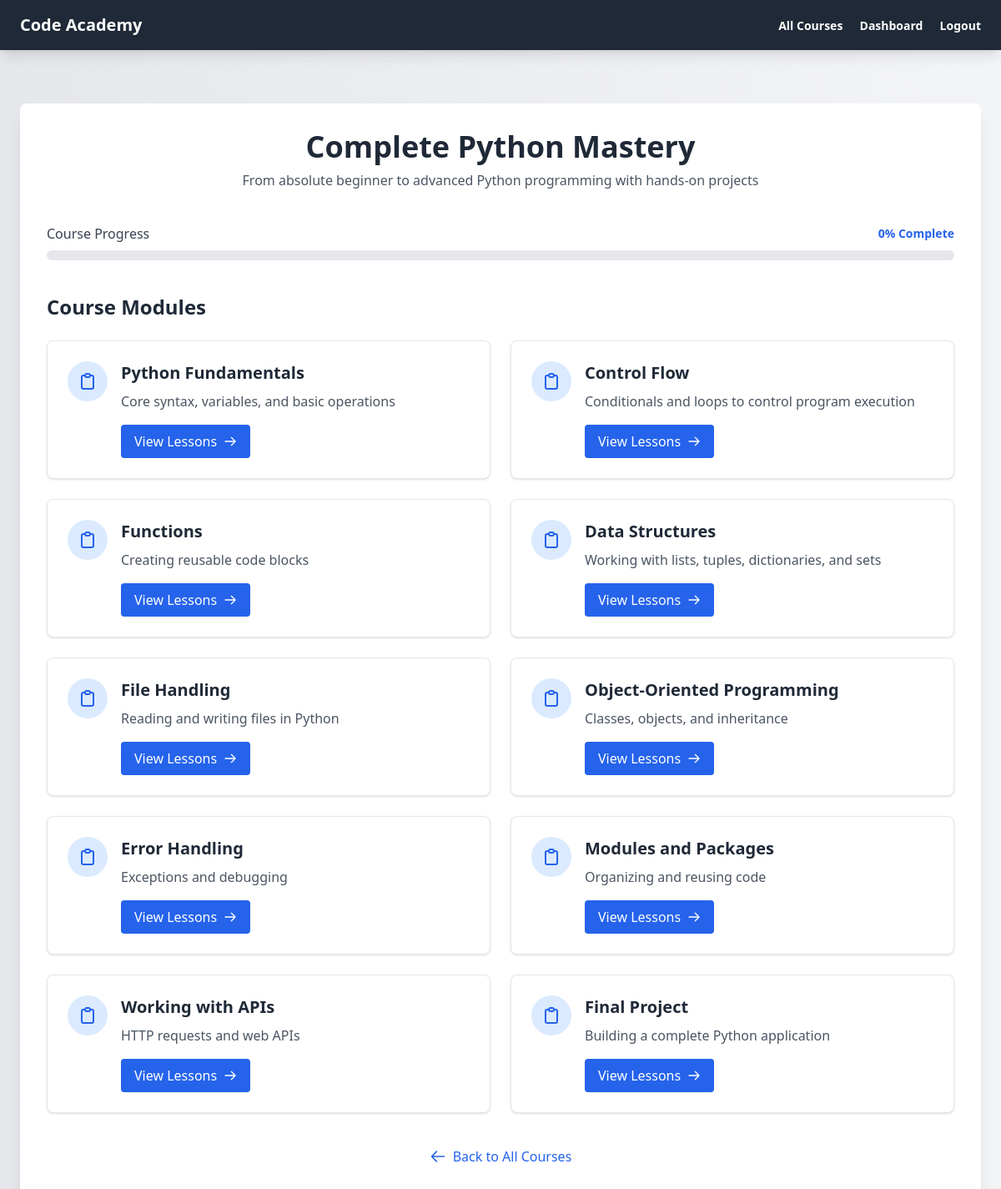
/modules.php?course_id=1 (signed in), run on the app's committed database.
### tables this page shows
CREATE TABLE `courses` (
  `id` int(11) NOT NULL,
  `course_name` varchar(255) NOT NULL,
  `description` text DEFAULT NULL,
  `teacher_id` int(11) DEFAULT NULL
);

CREATE TABLE `student_progress` (
  `id` int(11) NOT NULL,
  `student_id` int(11) NOT NULL,
  `course_id` int(11) NOT NULL,
  `completed` int(11) DEFAULT 0,
  `last_accessed` timestamp NOT NULL DEFAULT current_timestamp() ON UPDATE current_timestamp()
);

CREATE TABLE `modules` (
  `id` int(11) NOT NULL,
  `course_id` int(11) NOT NULL,
  `module_name` varchar(255) NOT NULL,
  `module_description` text DEFAULT NULL,
  `sort_order` int(11) DEFAULT 0,
  `is_capstone` tinyint(1) DEFAULT 0
);

### modules.php (the view, shortened to what this page needs)
<?php
include('db.php');
$course_id = $_GET['course_id'];
$user_id = $_SESSION['user_id'];
$stmt = $conn->prepare("SELECT * FROM courses WHERE id = ?");
$stmt->bind_param("i", $course_id);
$stmt->execute();
$courseResult = $stmt->get_result();
$course = $courseResult->fetch_assoc();
$stmt = $conn->prepare("SELECT * FROM modules WHERE course_id = ? ORDER BY sort_order ASC");
$stmt->bind_param("i", $course_id);
$stmt->execute();
$modulesResult = $stmt->get_result();
$progressQuery = "SELECT completed FROM student_progress WHERE student_id = ? AND course_id = ?";
$stmt = $conn->prepare($progressQuery);
$stmt->bind_param("ii", $user_id, $course_id);
$stmt->execute();
$progressResult = $stmt->get_result();
$progress = $progressResult->fetch_assoc();
$currentProgress = $progress ? $progress['completed'] : 0;
?>
<!DOCTYPE html>
<html lang="en">
<head>
  <script src="https://cdn.tailwindcss.com"></script>
</head>
<body class="bg-gradient-to-r from-gray-200 to-gray-100">
  <header class="sticky top-0 bg-gray-800 text-white flex justify-between items-center px-6 py-4 shadow-lg z-10">
    <h1 class="text-xl font-bold">Code Academy</h1>
    <nav>
      <a href="courses.php" class="text-sm font-semibold hover:text-gray-300 transition-colors duration-300 mr-4">All Courses</a>
      <a href="dashboard.php" class="text-sm font-semibold hover:text-gray-300 transition-colors duration-300 mr-4">Dashboard</a>
      <a href="logout.php" class="text-sm font-semibold hover:text-gray-300 transition-colors duration-300">Logout</a>
    </nav>
  </header>
  <div class="max-w-6xl mx-auto mt-16 p-8 bg-white rounded-lg shadow-xl fade-in">
    <div class="text-center mb-10">
      <h2 class="text-4xl font-bold text-gray-800"><?= htmlspecialchars($course['course_name']) ?></h2>
      <?php if (!empty($course['description'])): ?>
        <p class="text-gray-600 mt-2 max-w-2xl mx-auto"><?= nl2br(htmlspecialchars($course['description'])) ?></p>
      <?php endif; ?>
    </div>
    <div class="mb-10">
      <div class="flex justify-between items-center mb-2">
        <span class="font-medium text-gray-700">Course Progress</span>
        <span class="text-sm font-semibold text-blue-600"><?= $currentProgress ?>% Complete</span>
      </div>
      <div class="w-full bg-gray-200 rounded-full h-3">
      </div>
    </div>
    <div class="space-y-6">
      <h3 class="text-2xl font-semibold text-gray-800 mb-4">Course Modules</h3>
      <?php if($modulesResult->num_rows > 0): ?>
        <div class="grid grid-cols-1 md:grid-cols-2 gap-6">
          <?php while($module = $modulesResult->fetch_assoc()): ?>
            <div class="bg-white p-6 rounded-lg shadow border border-gray-200 hover:border-blue-500 transition-colors duration-300">
              <div class="flex items-start">
                <div class="bg-blue-100 p-3 rounded-full mr-4">
                  <svg class="w-6 h-6 text-blue-600" fill="none" stroke="currentColor" viewBox="0 0 24 24">
                    <path stroke-linecap="round" stroke-linejoin="round" stroke-width="2" d="M9 5H7a2 2 0 00-2 2v12a2 2 0 002 2h10a2 2 0 002-2V7a2 2 0 00-2-2h-2M9 5a2 2 0 002 2h2a2 2 0 002-2M9 5a2 2 0 012-2h2a2 2 0 012 2" />
                  </svg>
                </div>
                <div>
                  <h4 class="text-xl font-semibold mb-2">
                    <a href="lessons.php?module_id=<?= $module['id'] ?>" class="text-gray-800 hover:text-blue-600 transition-colors duration-300">
                      <?= htmlspecialchars($module['module_name']) ?>
                    </a>
                  </h4>
                  <?php if (!empty($module['module_description'])): ?>
                    <p class="text-gray-600 mb-4"><?= htmlspecialchars($module['module_description']) ?></p>
                  <?php endif; ?>
                  <a href="lessons.php?module_id=<?= $module['id'] ?>" class="inline-flex items-center bg-blue-600 hover:bg-blue-700 text-white px-4 py-2 rounded transition duration-300">
                    View Lessons
                    <svg class="w-4 h-4 ml-2" fill="none" stroke="currentColor" viewBox="0 0 24 24">
                      <path stroke-linecap="round" stroke-linejoin="round" stroke-width="2" d="M14 5l7 7m0 0l-7 7m7-7H3" />
                    </svg>
                  </a>
                </div>
              </div>
            </div>
          <?php endwhile; ?>
        </div>
      <?php endif; ?>
    </div>
    <div class="mt-10 text-center">
      <a href="courses.php" class="inline-flex items-center text-blue-600 hover:text-blue-800 transition-colors duration-300">
        <svg class="w-5 h-5 mr-2" fill="none" stroke="currentColor" viewBox="0 0 24 24">
          <path stroke-linecap="round" stroke-linejoin="round" stroke-width="2" d="M10 19l-7-7m0 0l7-7m-7 7h18" />
        </svg>
        Back to All Courses
      </a>
    </div>
  </div>
</body>
</html>

### modules.php (style rules this page uses)
.fade-in { animation: fadeIn 0.5s ease-out; }

### data on the page
courses: course_name "Complete Python Mastery", description "From absolute beginner to advanced Python programming with hands-on projects"
student_progress: completed "0"
modules: module_name "Python Fundamentals", module_description "Core syntax, variables, and basic operations"
modules: module_name "Control Flow", module_description "Conditionals and loops to control program execution"
modules: module_name "Functions", module_description "Creating reusable code blocks"
modules: module_name "Data Structures", module_description "Working with lists, tuples, dictionaries, and sets"
modules: module_name "File Handling", module_description "Reading and writing files in Python"
modules: module_name "Object-Oriented Programming", module_description "Classes, objects, and inheritance"
modules: module_name "Error Handling", module_description "Exceptions and debugging"
modules: module_name "Modules and Packages", module_description "Organizing and reusing code"
modules: module_name "Working with APIs", module_description "HTTP requests and web APIs"
modules: module_name "Final Project", module_description "Building a complete Python application"
